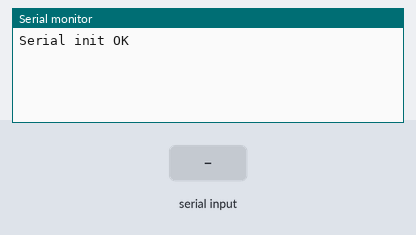
Recording of a sketch running on a simulated Arduino Uno, built with avr-gcc and run on an emulated ATmega328P. On the bench: the last lines printed to the serial monitor. The test bench sets the inputs (shaded band).

Above: at 1.2 s.
1.3 s: "1" received over the second serial link
At 2.5 s:
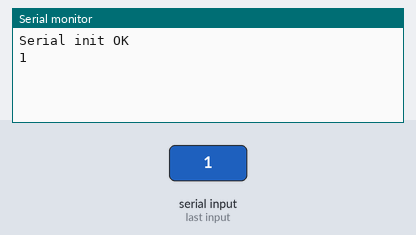
2.8 s: "0" received over the second serial link
At 3.9 s:
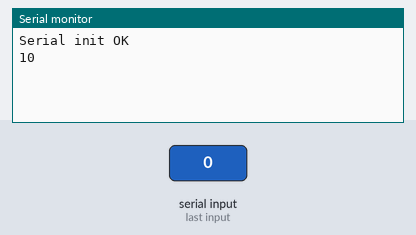

Measured:
- after the input at 1.3 s, the serial monitor: prints a new line at once (image 1)
- after the input at 2.8 s, the serial monitor: prints a new line at once (image 2)

The sketch:

esp.ino
```cpp
    #include <SoftwareSerial.h>

    SoftwareSerial mySerial(8, 9);

    #define WIFI_SERIAL    mySerial

    void setup()
    {
      Serial.begin(9600);
      while (!Serial) {
      }
      Serial.print("Serial init OK\r\n");
      WIFI_SERIAL.begin(115200);
    }

    void loop()
    {
      if (WIFI_SERIAL.available()) {
        Serial.write(WIFI_SERIAL.read());
      }
      if (Serial.available()) {
        WIFI_SERIAL.write(Serial.read());
      }
    }
```
